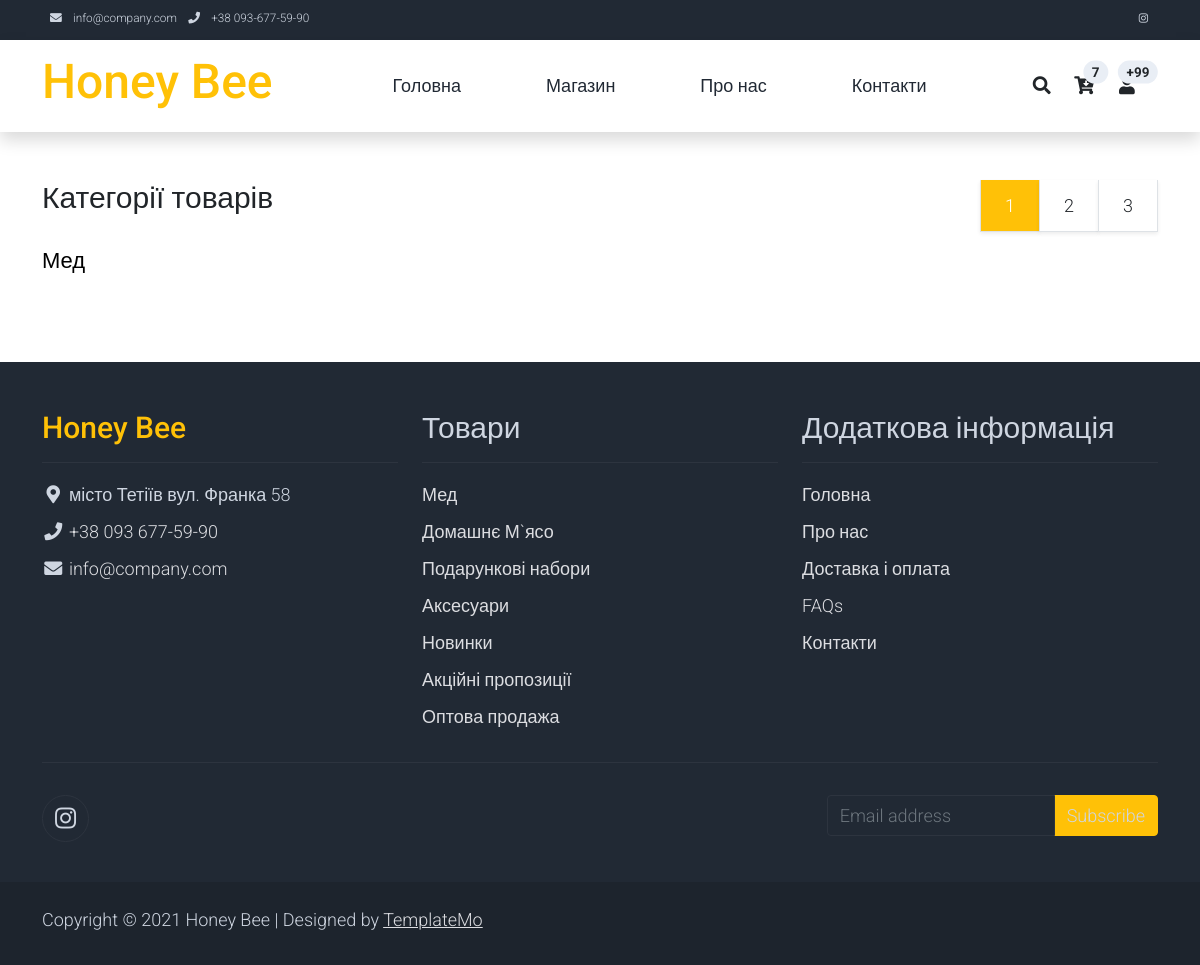
/products/, run on an earlier commit of the app's database.
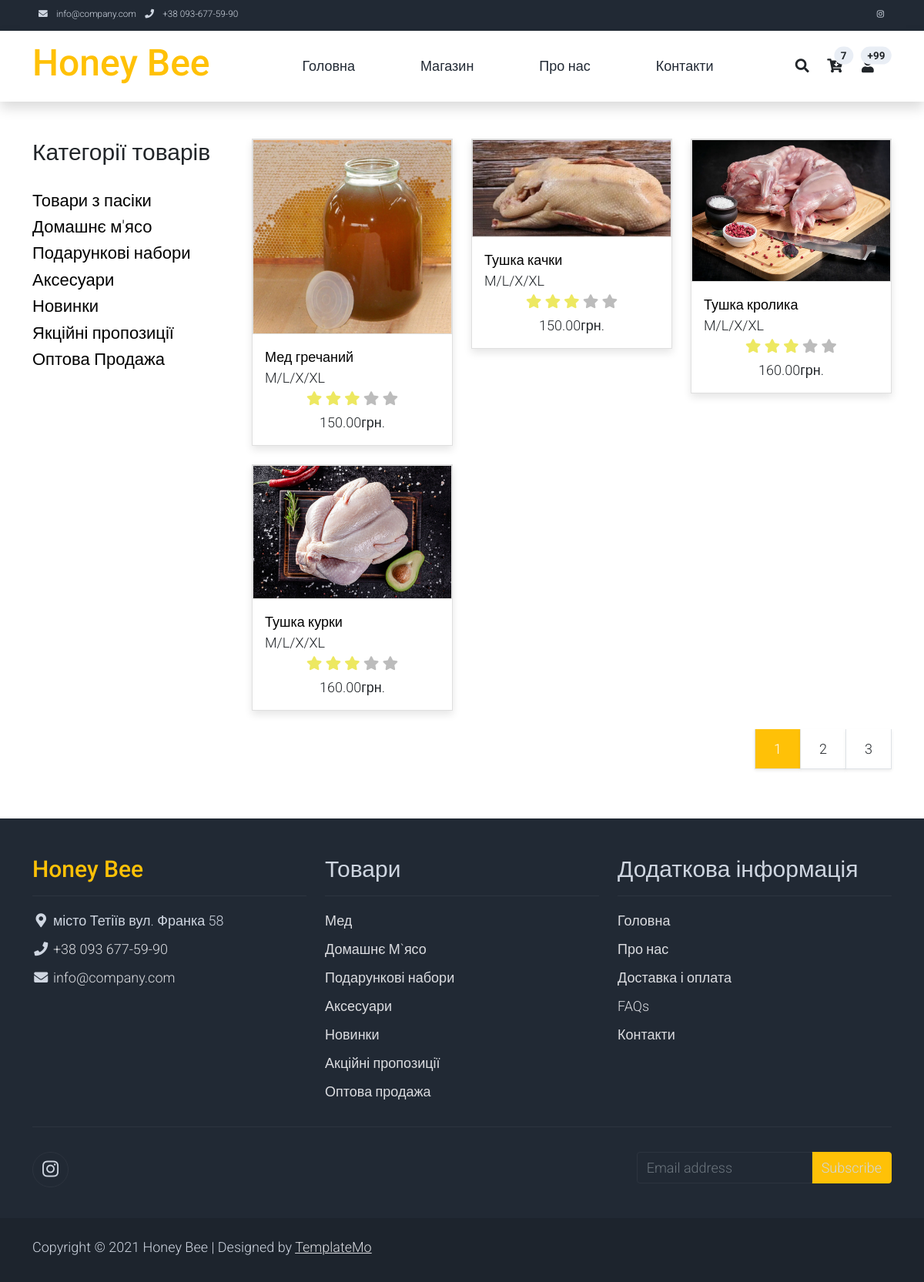
And on a later commit of the database.
### products/models.py (models this page shows, shortened)
class ProductCategory(models.Model):
    name = models.CharField(max_length=150)
    description = models.TextField(default='Ця інформація знаходиться в розробці.')
    class Meta:
        verbose_name = 'Categories'
        verbose_name_plural = 'Category'

class Products(models.Model):
    name = models.CharField(max_length=150)
    description = models.TextField(default='Ця інформація знаходиться в розробці.')
    price = models.DecimalField(default=0, max_digits=6, decimal_places=2)
    count = models.PositiveIntegerField(default=0)
    image = models.ImageField(blank=True, null=True, upload_to='product_image')
    date_creations = models.DateTimeField(auto_now_add=True)
    weight = models.DecimalField(default=0, max_digits=6, decimal_places=1)
    category = models.ForeignKey(ProductCategory, on_delete=models.CASCADE)
    class Meta:
        verbose_name = 'Products'
        verbose_name_plural = 'Products'

### products/views.py (the view)
# urls.py: path('', include('products.urls'))
def products(request):
    categories = ProductCategory.objects.all()
    products = Products.objects.all()
    context = {
        'categories': categories,
        'products': products,
    }
    return render(request, 'products/products.html', context=context)

### products/templates/products/products.html (shortened to what this page needs)
{% extends 'products/base.html' %}
{% load static %}
{% block static %}
    <link rel="stylesheet" href="{% static 'assets/css/fontawesome.min.css' %}">
{% endblock %}
{% block content %}
    <div class="container py-5">
        <div class="row">
            <div class="col-lg-3">
                <h1 class="h2 pb-4">Категорії товарів</h1>
                <ul class="list-unstyled templatemo-accordion">
                    <li class="pb-3">
                        {% for category in categories %}
                        <a class="collapsed d-flex justify-content-between h3 text-decoration-none" href="#">
                            {{ category.name }}
                        </a>
                        {% endfor %}
                    </li>
                </ul>
            </div>
            <div class="col-lg-9">
                <div class="row">
                    {% for product in products %}
                    <div class="col-md-4">
                        <div class="card mb-4 product-wap rounded-0">
                            <div class="card rounded-0">
                                <img class="card-img rounded-0 img-fluid" src="{{ product.image.url }}">
                            </div>
                            <div class="card-body">
                                <a href="shop-single.html" class="h3 text-decoration-none">{{ product.name }}</a>
                                <ul class="w-100 list-unstyled d-flex justify-content-between mb-0">
                                    <li>M/L/X/XL</li>
                                </ul>
                                <ul class="list-unstyled d-flex justify-content-center mb-1">
                                    <li>
                                        <i class="text-warning fa fa-star"></i>
                                        <i class="text-warning fa fa-star"></i>
                                        <i class="text-warning fa fa-star"></i>
                                        <i class="text-muted fa fa-star"></i>
                                        <i class="text-muted fa fa-star"></i>
                                    </li>
                                </ul>
                                <p class="text-center mb-0">{{ product.price }}грн.</p>
                            </div>
                        </div>
                    </div>
                    {% endfor %}
                </div>
                <div div="row">
                    <ul class="pagination pagination-lg justify-content-end">
                        <li class="page-item disabled">
                            <a class="page-link active rounded-0 mr-3 shadow-sm border-top-0 border-left-0" href="#" tabindex="-1">1</a>
                        </li>
                        <li class="page-item">
                            <a class="page-link rounded-0 mr-3 shadow-sm border-top-0 border-left-0 text-dark" href="#">2</a>
                        </li>
                        <li class="page-item">
                            <a class="page-link rounded-0 shadow-sm border-top-0 border-left-0 text-dark" href="#">3</a>
                        </li>
                    </ul>
                </div>
            </div>
        </div>
    </div>
{% endblock %}

### products/templates/products/base.html (shortened to what this page needs)
{% load static %}
<!DOCTYPE html>
<html lang="en">
<head>
    <link rel="stylesheet" href="{% static 'assets/css/bootstrap.min.css' %}">
    <link rel="stylesheet" href="{% static 'assets/css/templatemo.css' %}">
    <link rel="stylesheet" href="{% static 'assets/css/custom.css' %}">
    {% block static %}
    {% endblock %}
</head>
<body>
    <nav class="navbar navbar-expand-lg bg-dark navbar-light d-none d-lg-block" id="templatemo_nav_top">
        <div class="container text-light">
            <div class="w-100 d-flex justify-content-between">
                <div>
                    <i class="fa fa-envelope mx-2"></i>
                    <a class="navbar-sm-brand text-light text-decoration-none" href="mailto:info@company.com">info@company.com</a>
                    <i class="fa fa-phone mx-2"></i>
                    <a class="navbar-sm-brand text-light text-decoration-none" href="tel:+38 093-677-59-90">+38 093-677-59-90</a>
                </div>
                <div>
                    <a class="text-light" href="https://www.instagram.com/honey_bee_kiev/" target="_blank"><i
                            class="fab fa-instagram fa-sm fa-fw me-2"></i></a>
                </div>
            </div>
        </div>
    </nav>
    <nav class="navbar navbar-expand-lg navbar-light shadow">
    <div class="container d-flex justify-content-between align-items-center">
        <a class="navbar-brand text-success logo h1 align-self-center" href="{% url 'index' %}">
            Honey Bee
        </a>
        <div class="align-self-center collapse navbar-collapse flex-fill  d-lg-flex justify-content-lg-between"
             id="templatemo_main_nav">
            <div class="flex-fill">
                <ul class="nav navbar-nav d-flex justify-content-between mx-lg-auto">
                    <li class="nav-item">
                        <a class="nav-link" href="{% url 'index' %}">Головна</a>
                    </li>
                    <li class="nav-item">
                        <a class="nav-link" href="{% url 'products' %}">Магазин</a>
                    </li>
                    <li class="nav-item">
                        <a class="nav-link" href="about.html">Про нас</a>
                    </li>
                    <li class="nav-item">
                        <a class="nav-link" href="contact.html">Контакти</a>
                    </li>
                </ul>
            </div>
            <div class="navbar align-self-center d-flex">
                <a class="nav-icon d-none d-lg-inline" href="#" data-bs-toggle="modal"
                   data-bs-target="#templatemo_search">
                    <i class="fa fa-fw fa-search text-dark mr-2"></i>
                </a>
                <a class="nav-icon position-relative text-decoration-none" href="#">
                    <i class="fa fa-fw fa-cart-arrow-down text-dark mr-1"></i>
                    <span class="position-absolute top-0 left-100 translate-middle badge rounded-pill bg-light text-dark">7</span>
                </a>
                <a class="nav-icon position-relative text-decoration-none" href="#">
                    <i class="fa fa-fw fa-user text-dark mr-3"></i>
                    <span class="position-absolute top-0 left-100 translate-middle badge rounded-pill bg-light text-dark">+99</span>
                </a>
            </div>
        </div>
    </div>
</nav>
    {% block content %}
    {% endblock %}
    <footer class="bg-dark" id="tempaltemo_footer">
    <div class="container">
        <div class="row">
            <div class="col-md-4 pt-5">
                <h2 class="h2 text-success border-bottom pb-3 border-light logo">Honey Bee</h2>
                <ul class="list-unstyled text-light footer-link-list">
                    <li>
                        <i class="fas fa-map-marker-alt fa-fw"></i>
                        місто Тетіїв вул. Франка 58
                    </li>
                    <li>
                        <i class="fa fa-phone fa-fw"></i>
                        <a class="text-decoration-none" href="tel:093-677-5990">+38 093 677-59-90</a>
                    </li>
                    <li>
                        <i class="fa fa-envelope fa-fw"></i>
                        <a class="text-decoration-none" href="mailto:info@company.com">info@company.com</a>
                    </li>
                </ul>
            </div>
            <div class="col-md-4 pt-5">
                <h2 class="h2 text-light border-bottom pb-3 border-light">Товари</h2>
                <ul class="list-unstyled text-light footer-link-list">
                    <li><a class="text-decoration-none" href="#">Мед</a></li>
                    <li><a class="text-decoration-none" href="#">Домашнє М`ясо</a></li>
                    <li><a class="text-decoration-none" href="#">Подарункові набори</a></li>
                    <li><a class="text-decoration-none" href="#">Аксесуари</a></li>
                    <li><a class="text-decoration-none" href="#">Новинки</a></li>
                    <li><a class="text-decoration-none" href="#">Акційні пропозиції</a></li>
                    <li><a class="text-decoration-none" href="#">Оптова продажа</a></li>
                </ul>
            </div>
            <div class="col-md-4 pt-5">
                <h2 class="h2 text-light border-bottom pb-3 border-light">Додаткова інформація</h2>
                <ul class="list-unstyled text-light footer-link-list">
                    <li><a class="text-decoration-none" href="#">Головна</a></li>
                    <li><a class="text-decoration-none" href="#">Про нас</a></li>
                    <li><a class="text-decoration-none" href="#">Доставка і оплата</a></li>
                    <li><a class="text-decoration-none" href="#">FAQs</a></li>
                    <li><a class="text-decoration-none" href="#">Контакти</a></li>
                </ul>
            </div>
        </div>
        <div class="row text-light mb-4">
            <div class="col-12 mb-3">
                <div class="w-100 my-3 border-top border-light"></div>
            </div>
            <div class="col-auto me-auto">
                <ul class="list-inline text-left footer-icons">
                    <li class="list-inline-item border border-light rounded-circle text-center">
                        <a class="text-light text-decoration-none" target="_blank" href="https://www.instagram.com/"><i
                                class="fab fa-instagram fa-lg fa-fw"></i></a>
                    </li>
                </ul>
            </div>
            <div class="col-auto">
                <div class="input-group mb-2">
                    <input type="text" class="form-control bg-dark border-light" id="subscribeEmail"
                           placeholder="Email address">
                    <div class="input-group-text btn-success text-light">Subscribe</div>
                </div>
            </div>
        </div>
    </div>
    <div class="w-100 bg-black py-3">
        <div class="container">
            <div class="row pt-2">
                <div class="col-12">
                    <p class="text-left text-light">
                        Copyright &copy; 2021 Honey Bee
                        | Designed by <a rel="sponsored" href="https://templatemo.com" target="_blank">TemplateMo</a>
                    </p>
                </div>
            </div>
        </div>
    </div>
</footer>
</body>
</html>

### static/assets/css/templatemo.css (style rules this page uses)
body, ul, li, p, a, label, input, div { font-family: 'Roboto', sans-serif; font-size: 18px !important; font-weight: 300 !important; }
.h1 { font-family: 'Roboto', sans-serif; font-size: 48px !important; font-weight: 200 !important; }
.h2 { font-family: 'Roboto', sans-serif; font-size: 30px !important; font-weight: 300; }
.h3 { font-family: 'Roboto', sans-serif; font-size: 22px !important; }
.logo { font-weight: 500 !important; }
.text-warning { color: #ede861 !important; }
.text-muted { color: #bcbcbc !important; }
.text-success { color: #ffc107 !important; }
.text-light { color: #cfd6e1 !important; }
.bg-dark { background-color: #212934 !important; }
.bg-light { background-color: #e9eef5 !important; }
.bg-black { background-color: #1d242d !important; }
.btn-success { background-color: #ffc107 !important; border-color: #ffc107 !important; }
.pagination .page-link:hover, .pagination .page-link.active { background-color: #ffc107; color: #fff; }
#templatemo_nav_top { min-height: 40px; }
#templatemo_nav_top * { font-size: .9em !important; }
#templatemo_main_nav a { color: #212934; }
#templatemo_main_nav .navbar .nav-icon { margin-right: 20px; }
.templatemo-accordion a { color: #000; }
.product-wap { box-shadow: 0px 5px 10px 0px rgba(0, 0, 0, 0.10); }
.card.product-wap a { color: #000; }
.form-control { border: 1px solid #e8e8e8; }
#tempaltemo_footer a { color: #dcdde1; }
#tempaltemo_footer ul.footer-link-list li { padding-top: 10px; }
#tempaltemo_footer ul.footer-icons li { width: 2.6em; height: 2.6em; line-height: 2.6em; }
#tempaltemo_footer .border-light { border-color: #2d343f !important; }
.product-wap .h3, .product-wap li, .product-wap i, .product-wap p { font-size: 12px !important; }
@media (min-width: 768px) { #templatemo_main_nav .navbar-nav { max-width: 450px; } }
@media (min-width: 992px) { #templatemo_main_nav .navbar-nav { max-width: 550px; } }
@media (min-width: 992px) { .product-wap .h3, .product-wap li, .product-wap i, .product-wap p { font-size: 18px !important; } }

What changed in the data, as far as the page shows it:
changed ProductCategory: name "Мед" → "Товари з пасіки"
added ProductCategory: name "Домашнє м'ясо"
added ProductCategory: name "Подарункові набори"
added ProductCategory: name "Аксесуари"
added ProductCategory: name "Новинки"
added ProductCategory: name "Якційні пропозиції"
added ProductCategory: name "Оптова Продажа"
added Products: image (picture), name "Мед гречаний", price "150.00"
added Products: image (picture), name "Тушка качки", price "150.00"
added Products: image (picture), name "Тушка кролика", price "160.00"
added Products: image (picture), name "Тушка курки", price "160.00"
